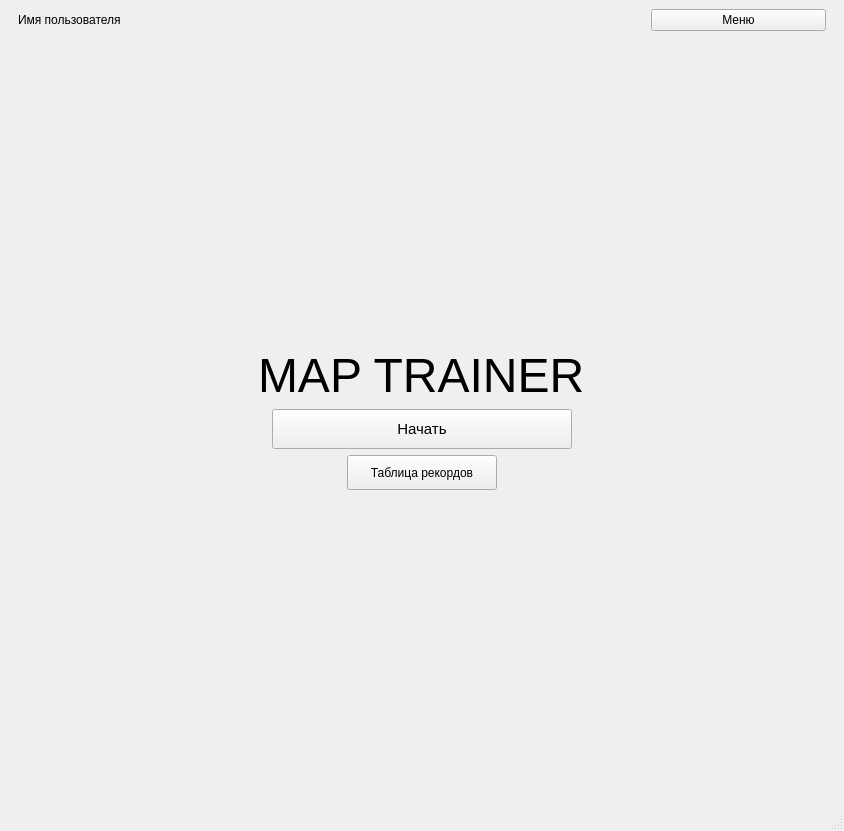
<?xml version="1.0" encoding="UTF-8"?>
<ui version="4.0">
 <class>MainWindow</class>
 <widget class="QMainWindow" name="MainWindow">
  <property name="geometry">
   <rect>
    <x>0</x>
    <y>0</y>
    <width>844</width>
    <height>831</height>
   </rect>
  </property>
  <property name="sizePolicy">
   <sizepolicy hsizetype="Preferred" vsizetype="Preferred">
    <horstretch>100</horstretch>
    <verstretch>100</verstretch>
   </sizepolicy>
  </property>
  <property name="windowTitle">
   <string>Map Trainer</string>
  </property>
  <widget class="QWidget" name="centralwidget">
   <layout class="QVBoxLayout" name="verticalLayout_2">
    <item>
     <layout class="QHBoxLayout" name="horizontalLayout_2">
      <item>
       <spacer name="horizontalSpacer_15">
        <property name="orientation">
         <enum>Qt::Horizontal</enum>
        </property>
        <property name="sizeType">
         <enum>QSizePolicy::Maximum</enum>
        </property>
        <property name="sizeHint" stdset="0">
         <size>
          <width>9</width>
          <height>20</height>
         </size>
        </property>
       </spacer>
      </item>
      <item>
       <widget class="QLabel" name="menu_name">
        <property name="text">
         <string>Имя пользователя</string>
        </property>
       </widget>
      </item>
      <item>
       <spacer name="horizontalSpacer_13">
        <property name="orientation">
         <enum>Qt::Horizontal</enum>
        </property>
        <property name="sizeHint" stdset="0">
         <size>
          <width>40</width>
          <height>20</height>
         </size>
        </property>
       </spacer>
      </item>
      <item>
       <widget class="QPushButton" name="menu_btn">
        <property name="sizePolicy">
         <sizepolicy hsizetype="Maximum" vsizetype="Fixed">
          <horstretch>0</horstretch>
          <verstretch>0</verstretch>
         </sizepolicy>
        </property>
        <property name="minimumSize">
         <size>
          <width>175</width>
          <height>0</height>
         </size>
        </property>
        <property name="text">
         <string>Меню</string>
        </property>
        <attribute name="buttonGroup">
         <string notr="true">buttonGroup</string>
        </attribute>
       </widget>
      </item>
      <item>
       <spacer name="horizontalSpacer_14">
        <property name="orientation">
         <enum>Qt::Horizontal</enum>
        </property>
        <property name="sizeType">
         <enum>QSizePolicy::Maximum</enum>
        </property>
        <property name="sizeHint" stdset="0">
         <size>
          <width>9</width>
          <height>0</height>
         </size>
        </property>
       </spacer>
      </item>
     </layout>
    </item>
    <item>
     <widget class="QStackedWidget" name="stackedWidget">
      <property name="currentIndex">
       <number>1</number>
      </property>
      <widget class="QWidget" name="records_page">
       <layout class="QVBoxLayout" name="verticalLayout_4">
        <item>
         <widget class="QLabel" name="records_label">
          <property name="font">
           <font>
            <pointsize>14</pointsize>
           </font>
          </property>
          <property name="text">
           <string>Таблица рекордов:</string>
          </property>
         </widget>
        </item>
        <item>
         <widget class="QListWidget" name="records_list">
          <property name="font">
           <font>
            <pointsize>12</pointsize>
           </font>
          </property>
         </widget>
        </item>
       </layout>
      </widget>
      <widget class="QWidget" name="menu_page">
       <layout class="QVBoxLayout" name="verticalLayout_3">
        <item>
         <spacer name="verticalSpacer">
          <property name="orientation">
           <enum>Qt::Vertical</enum>
          </property>
          <property name="sizeHint" stdset="0">
           <size>
            <width>20</width>
            <height>40</height>
           </size>
          </property>
         </spacer>
        </item>
        <item>
         <layout class="QHBoxLayout" name="horizontalLayout_13">
          <item>
           <widget class="QLabel" name="game_name_label">
            <property name="sizePolicy">
             <sizepolicy hsizetype="Maximum" vsizetype="Maximum">
              <horstretch>0</horstretch>
              <verstretch>0</verstretch>
             </sizepolicy>
            </property>
            <property name="minimumSize">
             <size>
              <width>0</width>
              <height>0</height>
             </size>
            </property>
            <property name="font">
             <font>
              <pointsize>36</pointsize>
             </font>
            </property>
            <property name="contextMenuPolicy">
             <enum>Qt::DefaultContextMenu</enum>
            </property>
            <property name="layoutDirection">
             <enum>Qt::LeftToRight</enum>
            </property>
            <property name="text">
             <string>MAP TRAINER</string>
            </property>
           </widget>
          </item>
         </layout>
        </item>
        <item>
         <layout class="QHBoxLayout" name="horizontalLayout_11">
          <item>
           <spacer name="horizontalSpacer_2">
            <property name="orientation">
             <enum>Qt::Horizontal</enum>
            </property>
            <property name="sizeHint" stdset="0">
             <size>
              <width>40</width>
              <height>20</height>
             </size>
            </property>
           </spacer>
          </item>
          <item>
           <widget class="QPushButton" name="start_btn">
            <property name="minimumSize">
             <size>
              <width>300</width>
              <height>40</height>
             </size>
            </property>
            <property name="font">
             <font>
              <pointsize>11</pointsize>
             </font>
            </property>
            <property name="text">
             <string>Начать</string>
            </property>
           </widget>
          </item>
          <item>
           <spacer name="horizontalSpacer_3">
            <property name="orientation">
             <enum>Qt::Horizontal</enum>
            </property>
            <property name="sizeHint" stdset="0">
             <size>
              <width>40</width>
              <height>20</height>
             </size>
            </property>
           </spacer>
          </item>
         </layout>
        </item>
        <item>
         <layout class="QHBoxLayout" name="horizontalLayout">
          <item>
           <spacer name="horizontalSpacer_16">
            <property name="orientation">
             <enum>Qt::Horizontal</enum>
            </property>
            <property name="sizeHint" stdset="0">
             <size>
              <width>40</width>
              <height>20</height>
             </size>
            </property>
           </spacer>
          </item>
          <item>
           <widget class="QPushButton" name="records_btn">
            <property name="minimumSize">
             <size>
              <width>150</width>
              <height>35</height>
             </size>
            </property>
            <property name="text">
             <string>Таблица рекордов</string>
            </property>
            <attribute name="buttonGroup">
             <string notr="true">buttonGroup</string>
            </attribute>
           </widget>
          </item>
          <item>
           <spacer name="horizontalSpacer_17">
            <property name="orientation">
             <enum>Qt::Horizontal</enum>
            </property>
            <property name="sizeHint" stdset="0">
             <size>
              <width>40</width>
              <height>20</height>
             </size>
            </property>
           </spacer>
          </item>
         </layout>
        </item>
        <item>
         <spacer name="verticalSpacer_2">
          <property name="orientation">
           <enum>Qt::Vertical</enum>
          </property>
          <property name="sizeHint" stdset="0">
           <size>
            <width>20</width>
            <height>40</height>
           </size>
          </property>
         </spacer>
        </item>
       </layout>
      </widget>
      <widget class="QWidget" name="start_settings_page">
       <layout class="QVBoxLayout" name="verticalLayout_9">
        <item>
         <layout class="QHBoxLayout" name="horizontalLayout_16">
          <item>
           <widget class="QLabel" name="label_11">
            <property name="text">
             <string>Введите имя игрока:</string>
            </property>
           </widget>
          </item>
          <item>
           <widget class="QLineEdit" name="start_name">
            <property name="sizePolicy">
             <sizepolicy hsizetype="Maximum" vsizetype="Fixed">
              <horstretch>30</horstretch>
              <verstretch>0</verstretch>
             </sizepolicy>
            </property>
           </widget>
          </item>
          <item>
           <spacer name="horizontalSpacer_10">
            <property name="orientation">
             <enum>Qt::Horizontal</enum>
            </property>
            <property name="sizeHint" stdset="0">
             <size>
              <width>40</width>
              <height>20</height>
             </size>
            </property>
           </spacer>
          </item>
         </layout>
        </item>
        <item>
         <spacer name="verticalSpacer_6">
          <property name="orientation">
           <enum>Qt::Vertical</enum>
          </property>
          <property name="sizeHint" stdset="0">
           <size>
            <width>20</width>
            <height>40</height>
           </size>
          </property>
         </spacer>
        </item>
        <item>
         <layout class="QHBoxLayout" name="horizontalLayout_17">
          <item>
           <spacer name="horizontalSpacer_11">
            <property name="orientation">
             <enum>Qt::Horizontal</enum>
            </property>
            <property name="sizeHint" stdset="0">
             <size>
              <width>40</width>
              <height>20</height>
             </size>
            </property>
           </spacer>
          </item>
          <item>
           <widget class="QPushButton" name="game_btn">
            <property name="minimumSize">
             <size>
              <width>250</width>
              <height>50</height>
             </size>
            </property>
            <property name="font">
             <font>
              <pointsize>10</pointsize>
             </font>
            </property>
            <property name="text">
             <string>Начать</string>
            </property>
            <attribute name="buttonGroup">
             <string notr="true">buttonGroup</string>
            </attribute>
           </widget>
          </item>
          <item>
           <spacer name="horizontalSpacer_12">
            <property name="orientation">
             <enum>Qt::Horizontal</enum>
            </property>
            <property name="sizeHint" stdset="0">
             <size>
              <width>40</width>
              <height>20</height>
             </size>
            </property>
           </spacer>
          </item>
         </layout>
        </item>
        <item>
         <spacer name="verticalSpacer_7">
          <property name="orientation">
           <enum>Qt::Vertical</enum>
          </property>
          <property name="sizeHint" stdset="0">
           <size>
            <width>20</width>
            <height>40</height>
           </size>
          </property>
         </spacer>
        </item>
       </layout>
      </widget>
      <widget class="QWidget" name="game_page">
       <layout class="QVBoxLayout" name="verticalLayout_7">
        <item>
         <layout class="QHBoxLayout" name="horizontalLayout_12">
          <item>
           <widget class="QLabel" name="game_timer">
            <property name="minimumSize">
             <size>
              <width>120</width>
              <height>0</height>
             </size>
            </property>
            <property name="font">
             <font>
              <pointsize>10</pointsize>
             </font>
            </property>
            <property name="text">
             <string>Время: 00:00</string>
            </property>
           </widget>
          </item>
          <item>
           <spacer name="horizontalSpacer">
            <property name="orientation">
             <enum>Qt::Horizontal</enum>
            </property>
            <property name="sizeHint" stdset="0">
             <size>
              <width>40</width>
              <height>20</height>
             </size>
            </property>
           </spacer>
          </item>
          <item>
           <widget class="QPushButton" name="result_btn">
            <property name="minimumSize">
             <size>
              <width>175</width>
              <height>0</height>
             </size>
            </property>
            <property name="font">
             <font>
              <pointsize>10</pointsize>
             </font>
            </property>
            <property name="text">
             <string>Завершить</string>
            </property>
            <attribute name="buttonGroup">
             <string notr="true">buttonGroup</string>
            </attribute>
           </widget>
          </item>
         </layout>
        </item>
        <item>
         <widget class="QLabel" name="game_image">
          <property name="sizePolicy">
           <sizepolicy hsizetype="Expanding" vsizetype="Maximum">
            <horstretch>0</horstretch>
            <verstretch>0</verstretch>
           </sizepolicy>
          </property>
          <property name="minimumSize">
           <size>
            <width>800</width>
            <height>500</height>
           </size>
          </property>
          <property name="text">
           <string/>
          </property>
          <property name="scaledContents">
           <bool>false</bool>
          </property>
         </widget>
        </item>
        <item>
         <widget class="QLabel" name="game_question_label">
          <property name="sizePolicy">
           <sizepolicy hsizetype="Preferred" vsizetype="Preferred">
            <horstretch>0</horstretch>
            <verstretch>0</verstretch>
           </sizepolicy>
          </property>
          <property name="minimumSize">
           <size>
            <width>0</width>
            <height>20</height>
           </size>
          </property>
          <property name="font">
           <font>
            <pointsize>12</pointsize>
           </font>
          </property>
          <property name="text">
           <string>Вопрос</string>
          </property>
         </widget>
        </item>
        <item>
         <layout class="QHBoxLayout" name="horizontalLayout_9">
          <item>
           <widget class="QScrollArea" name="scrollArea">
            <property name="sizePolicy">
             <sizepolicy hsizetype="Expanding" vsizetype="Expanding">
              <horstretch>0</horstretch>
              <verstretch>0</verstretch>
             </sizepolicy>
            </property>
            <property name="minimumSize">
             <size>
              <width>0</width>
              <height>150</height>
             </size>
            </property>
            <property name="widgetResizable">
             <bool>true</bool>
            </property>
            <widget class="QWidget" name="scrollAreaWidgetContents">
             <property name="geometry">
              <rect>
               <x>0</x>
               <y>0</y>
               <width>98</width>
               <height>148</height>
              </rect>
             </property>
             <layout class="QVBoxLayout" name="verticalLayout_6"/>
            </widget>
           </widget>
          </item>
          <item>
           <layout class="QVBoxLayout" name="verticalLayout_8">
            <item>
             <widget class="QPushButton" name="game_answer_btn">
              <property name="text">
               <string>Ответить</string>
              </property>
             </widget>
            </item>
            <item>
             <widget class="QPushButton" name="game_next_btn">
              <property name="text">
               <string>Дальше</string>
              </property>
             </widget>
            </item>
           </layout>
          </item>
         </layout>
        </item>
       </layout>
      </widget>
      <widget class="QWidget" name="result_page">
       <layout class="QVBoxLayout" name="verticalLayout">
        <item>
         <spacer name="verticalSpacer_3">
          <property name="orientation">
           <enum>Qt::Vertical</enum>
          </property>
          <property name="sizeHint" stdset="0">
           <size>
            <width>20</width>
            <height>40</height>
           </size>
          </property>
         </spacer>
        </item>
        <item>
         <layout class="QHBoxLayout" name="horizontalLayout_10">
          <item>
           <spacer name="horizontalSpacer_4">
            <property name="orientation">
             <enum>Qt::Horizontal</enum>
            </property>
            <property name="sizeHint" stdset="0">
             <size>
              <width>40</width>
              <height>20</height>
             </size>
            </property>
           </spacer>
          </item>
          <item>
           <widget class="QLabel" name="label_15">
            <property name="font">
             <font>
              <pointsize>28</pointsize>
              <weight>50</weight>
              <bold>false</bold>
             </font>
            </property>
            <property name="text">
             <string>ПОЗДРАВЛЯЕМ!</string>
            </property>
           </widget>
          </item>
          <item>
           <spacer name="horizontalSpacer_7">
            <property name="orientation">
             <enum>Qt::Horizontal</enum>
            </property>
            <property name="sizeHint" stdset="0">
             <size>
              <width>40</width>
              <height>20</height>
             </size>
            </property>
           </spacer>
          </item>
         </layout>
        </item>
        <item>
         <spacer name="verticalSpacer_5">
          <property name="orientation">
           <enum>Qt::Vertical</enum>
          </property>
          <property name="sizeType">
           <enum>QSizePolicy::Minimum</enum>
          </property>
          <property name="sizeHint" stdset="0">
           <size>
            <width>20</width>
            <height>5</height>
           </size>
          </property>
         </spacer>
        </item>
        <item>
         <layout class="QHBoxLayout" name="horizontalLayout_14">
          <item>
           <spacer name="horizontalSpacer_5">
            <property name="orientation">
             <enum>Qt::Horizontal</enum>
            </property>
            <property name="sizeHint" stdset="0">
             <size>
              <width>40</width>
              <height>20</height>
             </size>
            </property>
           </spacer>
          </item>
          <item>
           <widget class="QLabel" name="result_name_label">
            <property name="font">
             <font>
              <pointsize>24</pointsize>
              <weight>50</weight>
              <bold>false</bold>
             </font>
            </property>
            <property name="text">
             <string>Пользователем qwerty</string>
            </property>
           </widget>
          </item>
          <item>
           <spacer name="horizontalSpacer_8">
            <property name="orientation">
             <enum>Qt::Horizontal</enum>
            </property>
            <property name="sizeHint" stdset="0">
             <size>
              <width>40</width>
              <height>20</height>
             </size>
            </property>
           </spacer>
          </item>
         </layout>
        </item>
        <item>
         <layout class="QHBoxLayout" name="horizontalLayout_15">
          <item>
           <spacer name="horizontalSpacer_6">
            <property name="orientation">
             <enum>Qt::Horizontal</enum>
            </property>
            <property name="sizeHint" stdset="0">
             <size>
              <width>40</width>
              <height>20</height>
             </size>
            </property>
           </spacer>
          </item>
          <item>
           <widget class="QLabel" name="result_points_label">
            <property name="font">
             <font>
              <pointsize>24</pointsize>
              <weight>50</weight>
              <bold>false</bold>
             </font>
            </property>
            <property name="text">
             <string>набрано 0 очков!</string>
            </property>
           </widget>
          </item>
          <item>
           <spacer name="horizontalSpacer_9">
            <property name="orientation">
             <enum>Qt::Horizontal</enum>
            </property>
            <property name="sizeHint" stdset="0">
             <size>
              <width>40</width>
              <height>20</height>
             </size>
            </property>
           </spacer>
          </item>
         </layout>
        </item>
        <item>
         <spacer name="verticalSpacer_4">
          <property name="orientation">
           <enum>Qt::Vertical</enum>
          </property>
          <property name="sizeHint" stdset="0">
           <size>
            <width>20</width>
            <height>40</height>
           </size>
          </property>
         </spacer>
        </item>
       </layout>
      </widget>
     </widget>
    </item>
   </layout>
  </widget>
  <widget class="QStatusBar" name="statusbar"/>
 </widget>
 <resources/>
 <connections/>
 <buttongroups>
  <buttongroup name="buttonGroup"/>
 </buttongroups>
</ui>
